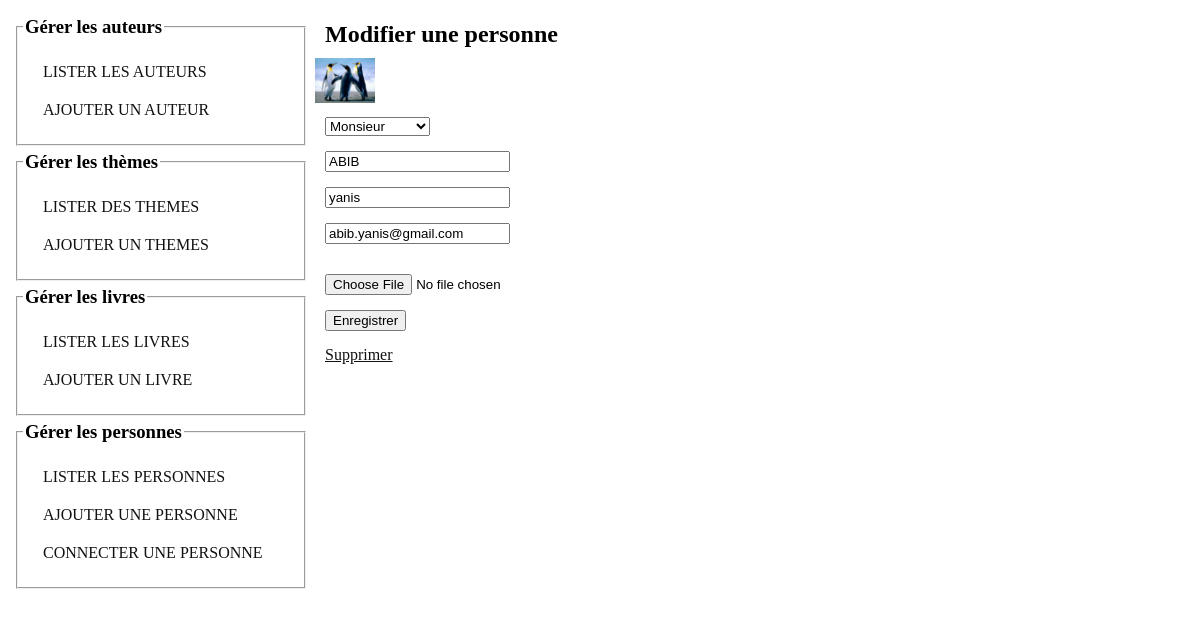
The page /admin/index.php?p=gerer_personne&action=modifier&id=3 on the database its author committed.
### tables this page shows
CREATE TABLE `t_personne` (
  `id` int(11) NOT NULL,
  `nom` varchar(255) NOT NULL,
  `prenom` varchar(255) NOT NULL,
  `email` varchar(255) NOT NULL,
  `password` varchar(255) NOT NULL,
  `civilite` varchar(255) NOT NULL,
  `photo` varchar(255) NOT NULL,
  `date` datetime NOT NULL DEFAULT CURRENT_TIMESTAMP
);

### dao/dao-personne.php (called while the page is built, shortened)
<?php
require_once("../classes/personne.php");
class DAOPersonne implements IPersonne
{
	public static function getById($id)
	{
		$info = null;
		$connexion = DB::connect();
		$connexion->exec("SET CHARACTER SET utf8");
		$resultats=$connexion->query("select * FROM t_personne WHERE id = '$id'");
		$resultats->setFetchMode(PDO::FETCH_OBJ);
		while($resultat = $resultats->fetch())
		{
			$personne = new Personne();
			$personne->setId($resultat->id);
			$personne->setNom($resultat->nom);
			$personne->setPrenom($resultat->prenom);
			$personne->setEmail($resultat->email);
			$personne->setPassword($resultat->password);
			$personne->setCivilite($resultat->civilite);
			$personne->setPhoto($resultat->photo);
			$info = $personne;
		}
		return $info;
	}
}

### classes/personne.php (called while the page is built, shortened)
<?php
class Personne
{
    private $id;
    private $nom;
    private $prenom;
    private $email;
    private $password;
    private $civilite;
    private $photo;
    private $date;
	public function __construct(){
		$this->id = $this->getId();
        $this->nom = $this->getNom();
		$this->prenom = $this->getPrenom();
		$this->email = $this->getEmail();
		$this->password = $this->getPassword();
		$this->civilite = $this->getCivilite();
		$this->photo = $this->getPhoto();
		$this->date = $this->getDate();
	}
    public function setId($id)
    {
        $this->id = $id;
    }
    public function getId()
    {
        return $this->id;
    }
    public function setNom($nom)
    {
        $this->nom = $nom;
    }
    public function getNom()
    {
        return $this->nom;
    }
    public function setPrenom($prenom)
    {
        $this->prenom = $prenom;
    }
    public function getPrenom()
    {
        return $this->prenom;
    }
    public function setEmail($email)
    {
        $this->email = $email;
    }
    public function getEmail()
    {
        return $this->email;
    }
    public function setPassword($password)
    {
        $this->password = $password;
    }
    public function getPassword()
    {
        return $this->password;
    }
    public function setCivilite($civilite)
    {
        $this->civilite = $civilite;
    }
    public function getCivilite()
    {
        return $this->civilite;
    }
    public function setPhoto($photo)
    {
        $this->photo = $photo;
    }
    public function getPhoto()
    {
        return $this->photo;
    }
    public function getDate()
    {
    	return $this->date;
    }
}

### admin/personne/modifier.php (the view, shortened to what this page needs)
<?php
$id = isset($_GET["id"]) ? $_GET["id"] : 0;
$info = DAOPersonne::getById($id);
?>
<h2>Modifier une personne</h2>
<?php
if(strlen($info->getPhoto()) >= 10){
	?><img width="60" src="../upload/<?php echo $info->getPhoto(); ?>"><?php
}
$civilite = $info->getCivilite();
?>
<p>
	<select name="civilite" required>
		<option <?php echo ($civilite == "Monsieur" ? 'selected="selected"' : ''); ?> selected="selected" value="Monsieur">Monsieur</option>
	</select>
</p>
<p><input type="text" name="nom" value="<?php echo $info->getNom(); ?>" placeholder="Votre nom" required></p>
<p><input type="text" name="prenom" value="<?php echo $info->getPrenom(); ?>" placeholder="Votre prénom" required></p>
<p><input type="email" name="email" value="<?php echo $info->getEmail(); ?>" placeholder="Votre adresse email" required></p>
<p><input type="hidden" name="password" value="<?php echo $info->getPassword(); ?>" placeholder="Votre mot de passe" required></p>
<p><input type="file" name="photo" value="" placeholder="Photo"></p>
<p><input type="submit" name="Modifier" value="Enregistrer"></p>
<p><a href="?p=gerer_personne&action=supprimer&id=<?php echo $id; ?>">Supprimer</a></p>
<p><input type="hidden" name="id" value="<?php echo $id; ?>" required></p>
<p><input type="hidden" name="photo_old" value="<?php echo $info->getPhoto(); ?>" required></p>

### admin/index.css (style rules this page uses)
body { font-size: 12pt; }
a { color: #111; }
h1, h2, h3, h4, h5, h6, p, div, fieldset { padding: 5px; margin: 5px; }

### rows shown on the page
t_personne: photo (picture), civilite "Monsieur", nom "ABIB", prenom "yanis", email "abib.yanis@gmail.com"
